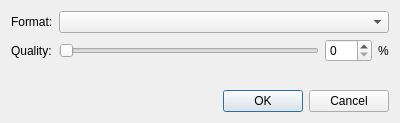
<?xml version="1.0" encoding="UTF-8"?>
<ui version="4.0">
 <class>FSExportDialog</class>
 <widget class="QDialog" name="FSExportDialog">
  <property name="geometry">
   <rect>
    <x>0</x>
    <y>0</y>
    <width>400</width>
    <height>123</height>
   </rect>
  </property>
  <property name="sizePolicy">
   <sizepolicy hsizetype="Preferred" vsizetype="Minimum">
    <horstretch>0</horstretch>
    <verstretch>0</verstretch>
   </sizepolicy>
  </property>
  <property name="windowTitle">
   <string>Dialog</string>
  </property>
  <layout class="QVBoxLayout" name="verticalLayout">
   <property name="sizeConstraint">
    <enum>QLayout::SetDefaultConstraint</enum>
   </property>
   <item>
    <layout class="QFormLayout" name="formLayout">
     <item row="0" column="1">
      <widget class="QComboBox" name="comboBox"/>
     </item>
     <item row="0" column="0">
      <widget class="QLabel" name="formatLabel">
       <property name="text">
        <string>Format:</string>
       </property>
      </widget>
     </item>
     <item row="1" column="1">
      <layout class="QHBoxLayout" name="horizontalLayout">
       <item>
        <widget class="QSlider" name="horizontalSlider">
         <property name="maximum">
          <number>100</number>
         </property>
         <property name="orientation">
          <enum>Qt::Horizontal</enum>
         </property>
        </widget>
       </item>
       <item>
        <widget class="QSpinBox" name="spinBox">
         <property name="maximum">
          <number>100</number>
         </property>
        </widget>
       </item>
       <item>
        <widget class="QLabel" name="percentLabel">
         <property name="text">
          <string>%</string>
         </property>
        </widget>
       </item>
      </layout>
     </item>
     <item row="1" column="0">
      <widget class="QLabel" name="qualityLabel">
       <property name="text">
        <string>Quality:</string>
       </property>
      </widget>
     </item>
    </layout>
   </item>
   <item>
    <widget class="QDialogButtonBox" name="buttonBox">
     <property name="orientation">
      <enum>Qt::Horizontal</enum>
     </property>
     <property name="standardButtons">
      <set>QDialogButtonBox::Cancel|QDialogButtonBox::Ok</set>
     </property>
    </widget>
   </item>
  </layout>
 </widget>
 <resources/>
 <connections>
  <connection>
   <sender>buttonBox</sender>
   <signal>accepted()</signal>
   <receiver>FSExportDialog</receiver>
   <slot>accept()</slot>
   <hints>
    <hint type="sourcelabel">
     <x>248</x>
     <y>254</y>
    </hint>
    <hint type="destinationlabel">
     <x>157</x>
     <y>274</y>
    </hint>
   </hints>
  </connection>
  <connection>
   <sender>buttonBox</sender>
   <signal>rejected()</signal>
   <receiver>FSExportDialog</receiver>
   <slot>reject()</slot>
   <hints>
    <hint type="sourcelabel">
     <x>316</x>
     <y>260</y>
    </hint>
    <hint type="destinationlabel">
     <x>286</x>
     <y>274</y>
    </hint>
   </hints>
  </connection>
  <connection>
   <sender>horizontalSlider</sender>
   <signal>valueChanged(int)</signal>
   <receiver>spinBox</receiver>
   <slot>setValue(int)</slot>
   <hints>
    <hint type="sourcelabel">
     <x>189</x>
     <y>55</y>
    </hint>
    <hint type="destinationlabel">
     <x>268</x>
     <y>56</y>
    </hint>
   </hints>
  </connection>
  <connection>
   <sender>spinBox</sender>
   <signal>valueChanged(int)</signal>
   <receiver>horizontalSlider</receiver>
   <slot>setValue(int)</slot>
   <hints>
    <hint type="sourcelabel">
     <x>268</x>
     <y>56</y>
    </hint>
    <hint type="destinationlabel">
     <x>189</x>
     <y>55</y>
    </hint>
   </hints>
  </connection>
 </connections>
</ui>
